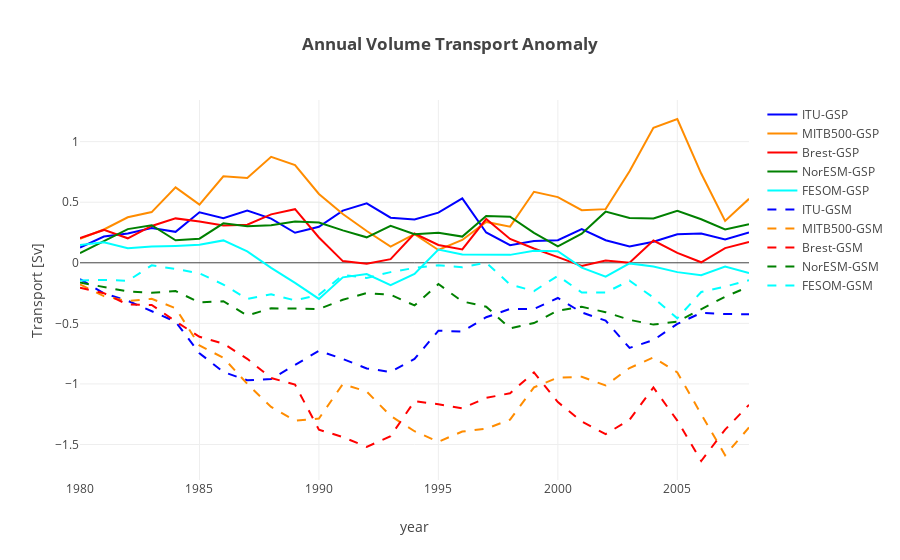

The code cell stored with this chart in its notebook:
### Code cell
""" Plot annual mean of volume fluxes anomaly"""
modelnames = ['ITU' , 'MITB500', 'Brest', 'NorESM', 'FESOM']
colors = ['blue', 'darkorange', 'red', 'green', 'cyan']
# names of the control, gsp and gsn variables [total]
ctln = ['ctlbarents_volumetotal', 'barvt_c[0]', 'BSOrefvolume', 'vt_NorESM_BSO_ctrl', 'ctlvoltransp_BSO']
gspn = ['gspbarents_volumetotal', 'barvt_gsp[0]', 'BSOgspvolume', 'vt_NorESM_BSO_gsp', 'gspvoltransp_BSO']
gsnn = ['gsnbarents_volumetotal', 'barvt_gsm[0]', 'BSOgsnvolume', 'vt_NorESM_BSO_gsn', 'gsnvoltransp_BSO']

coeffs = [1, 1e-6, 1, 1, 1]

layout = go.Layout(
    title='<b>Annual Volume Transport Anomaly</b>',
    yaxis=dict(
        title='Transport [Sv]',
        #range=[-14, 14]
    ),
    xaxis=dict(
        title='year'
    )
)    


def update_plot(models):
    
    datap = []
    datan = []
    for ind,mdl in enumerate(models):
        dnm = 'ds'+np.str(ind)+'.'+ctln[ind]+'.groupby(\'time.year\').mean().year'
        time = np.copy(eval(dnm))
        dnm = 'ds'+np.str(ind)+'.'+ctln[ind]+'.groupby(\'time.year\').mean()'
        dnm2 = 'ds'+np.str(ind)+'.'+gspn[ind]+'.groupby(\'time.year\').mean()'
        dnm3 = 'ds'+np.str(ind)+'.'+gsnn[ind]+'.groupby(\'time.year\').mean()'
        val1 = np.copy(eval(dnm2)-eval(dnm))*coeffs[ind]
        val2 = np.copy(eval(dnm3)-eval(dnm))*coeffs[ind]
        trace1 = go.Scatter(            
            x = time,
            y = val1,
            mode = 'lines',
            name = mdl+'-GSP',
            line = dict(
                width = 2,
                color = colors[ind],
                shape = 'smooth'
            )
        )
        datap.append(trace1)
        trace2 = go.Scatter(            
            x = time,
            y = val2,
            mode = 'lines',
            name = mdl+'-GSM',
            line = dict(
                width = 2,
                color = colors[ind],
                dash = 'dash',
                shape = 'smooth'
            )
        )
        datan.append(trace2)


   
    data = datap + datan
    
    fig = go.Figure(data=data, layout=layout)
    py.offline.iplot(fig)
    
    
update_plot(modelnames)
#models = widgets.SelectMultiple(options=list(modelnames), value=modelnames, description='Models')    
#widgets.interactive(update_plot,models=models)

### Figure 1 — Plotly figure (JSON) as saved in the notebook; plotly's stock layout.template omitted (floating-point values rounded to 4 significant figures)
{"data": [{"line": {"color": "blue", "shape": "smooth", "width": 2}, "mode": "lines", "name": "ITU-GSP", "type": "scatter", "x": [1980, 1981, 1982, 1983, 1984, 1985, 1986, 1987, 1988, 1989, 1990, 1991, 1992, 1993, 1994, 1995, 1996, 1997, 1998, 1999, 2000, 2001, 2002, 2003, 2004, 2005, 2006, 2007, 2008], "y": [0.1257, 0.2167, 0.2419, 0.2861, 0.2555, 0.4172, 0.3676, 0.4309, 0.3653, 0.2478, 0.2971, 0.4306, 0.4905, 0.3723, 0.357, 0.4136, 0.5313, 0.25, 0.1456, 0.1792, 0.1868, 0.2776, 0.1863, 0.1346, 0.1741, 0.236, 0.242, 0.1917, 0.2505]}, {"line": {"color": "darkorange", "shape": "smooth", "width": 2}, "mode": "lines", "name": "MITB500-GSP", "type": "scatter", "x": [1980, 1981, 1982, 1983, 1984, 1985, 1986, 1987, 1988, 1989, 1990, 1991, 1992, 1993, 1994, 1995, 1996, 1997, 1998, 1999, 2000, 2001, 2002, 2003, 2004, 2005, 2006, 2007, 2008], "y": [0.1976, 0.275, 0.376, 0.4185, 0.6223, 0.4808, 0.714, 0.6992, 0.875, 0.8066, 0.5684, 0.4032, 0.2627, 0.1342, 0.2359, 0.1057, 0.1881, 0.3373, 0.2987, 0.5864, 0.5422, 0.4347, 0.4429, 0.7555, 1.114, 1.187, 0.7367, 0.3454, 0.5284]}, {"line": {"color": "red", "shape": "smooth", "width": 2}, "mode": "lines", "name": "Brest-GSP", "type": "scatter", "x": [1980, 1981, 1982, 1983, 1984, 1985, 1986, 1987, 1988, 1989, 1990, 1991, 1992, 1993, 1994, 1995, 1996, 1997, 1998, 1999, 2000, 2001, 2002, 2003, 2004, 2005, 2006, 2007, 2008], "y": [0.205, 0.2712, 0.2022, 0.3039, 0.3665, 0.3409, 0.3069, 0.314, 0.3997, 0.4423, 0.209, 0.01387, -0.007442, 0.0296, 0.2418, 0.1473, 0.1103, 0.3611, 0.1967, 0.118, 0.0468, -0.02615, 0.01824, 0.000973, 0.1839, 0.08226, 0.004074, 0.1208, 0.171]}, {"line": {"color": "green", "shape": "smooth", "width": 2}, "mode": "lines", "name": "NorESM-GSP", "type": "scatter", "x": [1980, 1981, 1982, 1983, 1984, 1985, 1986, 1987, 1988, 1989, 1990, 1991, 1992, 1993, 1994, 1995, 1996, 1997, 1998, 1999, 2000, 2001, 2002, 2003, 2004, 2005, 2006, 2007, 2008], "y": [0.07971, 0.1785, 0.278, 0.3097, 0.1853, 0.1989, 0.3255, 0.3026, 0.309, 0.3408, 0.3318, 0.2677, 0.2102, 0.305, 0.2352, 0.2489, 0.2163, 0.3871, 0.3804, 0.2475, 0.136, 0.24, 0.4222, 0.3695, 0.366, 0.429, 0.3592, 0.275, 0.3187]}, {"line": {"color": "cyan", "shape": "smooth", "width": 2}, "mode": "lines", "name": "FESOM-GSP", "type": "scatter", "x": [1980, 1981, 1982, 1983, 1984, 1985, 1986, 1987, 1988, 1989, 1990, 1991, 1992, 1993, 1994, 1995, 1996, 1997, 1998, 1999, 2000, 2001, 2002, 2003, 2004, 2005, 2006, 2007, 2008], "y": [0.1478, 0.169, 0.1207, 0.1338, 0.1394, 0.1485, 0.1847, 0.09349, -0.04255, -0.166, -0.298, -0.1205, -0.09263, -0.1839, -0.09195, 0.1096, 0.068, 0.06488, 0.06534, 0.09903, 0.09523, -0.04041, -0.1145, -0.005034, -0.03121, -0.07708, -0.103, -0.03076, -0.08508]}, {"line": {"color": "blue", "dash": "dash", "shape": "smooth", "width": 2}, "mode": "lines", "name": "ITU-GSM", "type": "scatter", "x": [1980, 1981, 1982, 1983, 1984, 1985, 1986, 1987, 1988, 1989, 1990, 1991, 1992, 1993, 1994, 1995, 1996, 1997, 1998, 1999, 2000, 2001, 2002, 2003, 2004, 2005, 2006, 2007, 2008], "y": [-0.1343, -0.2526, -0.3136, -0.3978, -0.486, -0.7466, -0.9014, -0.9699, -0.9591, -0.844, -0.7263, -0.7938, -0.8723, -0.9014, -0.7943, -0.5607, -0.5674, -0.4495, -0.3807, -0.3812, -0.2905, -0.4105, -0.4771, -0.7029, -0.6384, -0.5045, -0.4138, -0.423, -0.4256]}, {"line": {"color": "darkorange", "dash": "dash", "shape": "smooth", "width": 2}, "mode": "lines", "name": "MITB500-GSM", "type": "scatter", "x": [1980, 1981, 1982, 1983, 1984, 1985, 1986, 1987, 1988, 1989, 1990, 1991, 1992, 1993, 1994, 1995, 1996, 1997, 1998, 1999, 2000, 2001, 2002, 2003, 2004, 2005, 2006, 2007, 2008], "y": [-0.1778, -0.2753, -0.3162, -0.2977, -0.3748, -0.6829, -0.7841, -0.9992, -1.19, -1.304, -1.286, -1.001, -1.063, -1.264, -1.391, -1.477, -1.393, -1.37, -1.294, -1.029, -0.9477, -0.9415, -1.013, -0.8687, -0.7817, -0.9048, -1.25, -1.589, -1.36]}, {"line": {"color": "red", "dash": "dash", "shape": "smooth", "width": 2}, "mode": "lines", "name": "Brest-GSM", "type": "scatter", "x": [1980, 1981, 1982, 1983, 1984, 1985, 1986, 1987, 1988, 1989, 1990, 1991, 1992, 1993, 1994, 1995, 1996, 1997, 1998, 1999, 2000, 2001, 2002, 2003, 2004, 2005, 2006, 2007, 2008], "y": [-0.2065, -0.2508, -0.3448, -0.3481, -0.4831, -0.6113, -0.6669, -0.7928, -0.9513, -1.006, -1.378, -1.438, -1.52, -1.431, -1.143, -1.168, -1.201, -1.116, -1.077, -0.9049, -1.151, -1.311, -1.414, -1.296, -1.03, -1.303, -1.636, -1.377, -1.173]}, {"line": {"color": "green", "dash": "dash", "shape": "smooth", "width": 2}, "mode": "lines", "name": "NorESM-GSM", "type": "scatter", "x": [1980, 1981, 1982, 1983, 1984, 1985, 1986, 1987, 1988, 1989, 1990, 1991, 1992, 1993, 1994, 1995, 1996, 1997, 1998, 1999, 2000, 2001, 2002, 2003, 2004, 2005, 2006, 2007, 2008], "y": [-0.1636, -0.1985, -0.2366, -0.2474, -0.2328, -0.3279, -0.3176, -0.4346, -0.3757, -0.378, -0.3811, -0.3053, -0.2501, -0.2642, -0.3519, -0.1755, -0.3188, -0.3623, -0.5407, -0.4974, -0.3947, -0.3634, -0.4081, -0.4712, -0.5104, -0.4857, -0.3833, -0.2798, -0.1968]}, {"line": {"color": "cyan", "dash": "dash", "shape": "smooth", "width": 2}, "mode": "lines", "name": "FESOM-GSM", "type": "scatter", "x": [1980, 1981, 1982, 1983, 1984, 1985, 1986, 1987, 1988, 1989, 1990, 1991, 1992, 1993, 1994, 1995, 1996, 1997, 1998, 1999, 2000, 2001, 2002, 2003, 2004, 2005, 2006, 2007, 2008], "y": [-0.1454, -0.1413, -0.149, -0.02133, -0.05134, -0.08687, -0.1796, -0.2986, -0.2602, -0.3106, -0.2645, -0.1002, -0.1252, -0.07705, -0.0424, -0.0208, -0.03659, 0.001479, -0.1792, -0.2334, -0.1073, -0.245, -0.2457, -0.1474, -0.2879, -0.4585, -0.2409, -0.1971, -0.1434]}], "layout": {"title": "<b>Annual Volume Transport Anomaly</b>", "xaxis": {"title": "year"}, "yaxis": {"title": "Transport [Sv]"}}}
